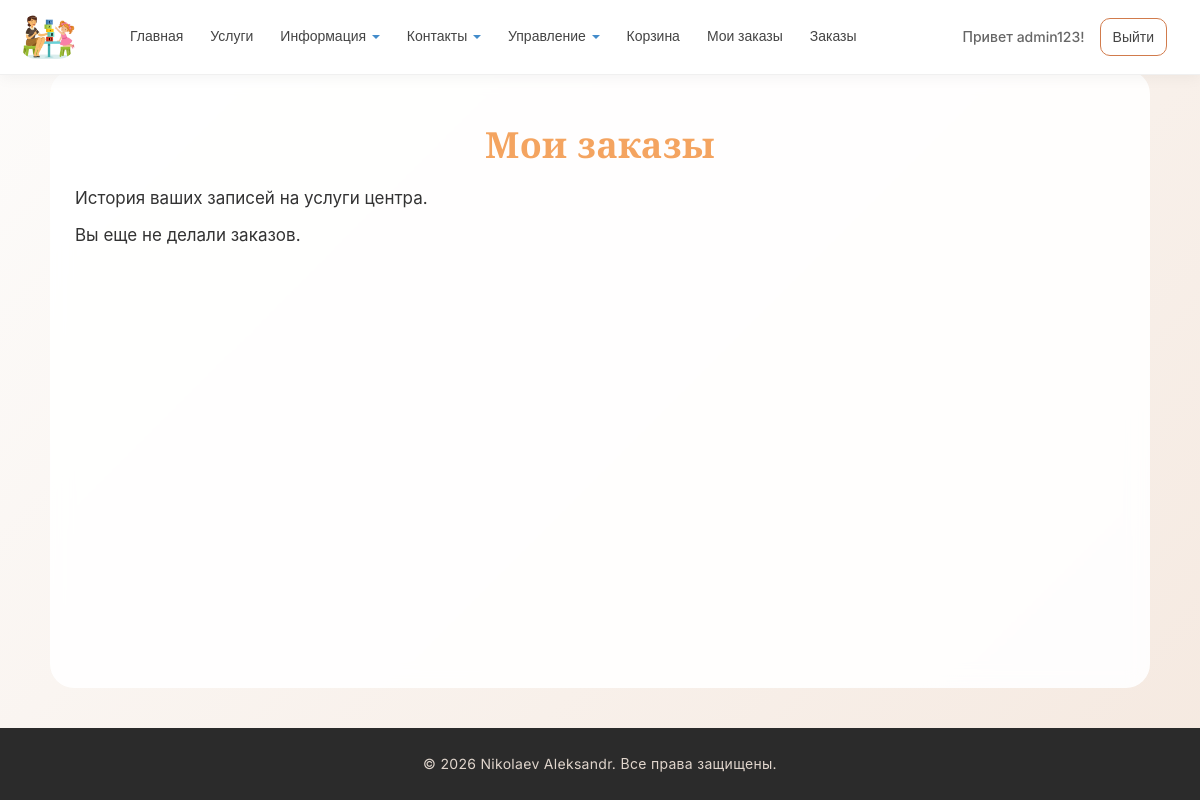
Before: /myorders/ (signed in) with the older database file.
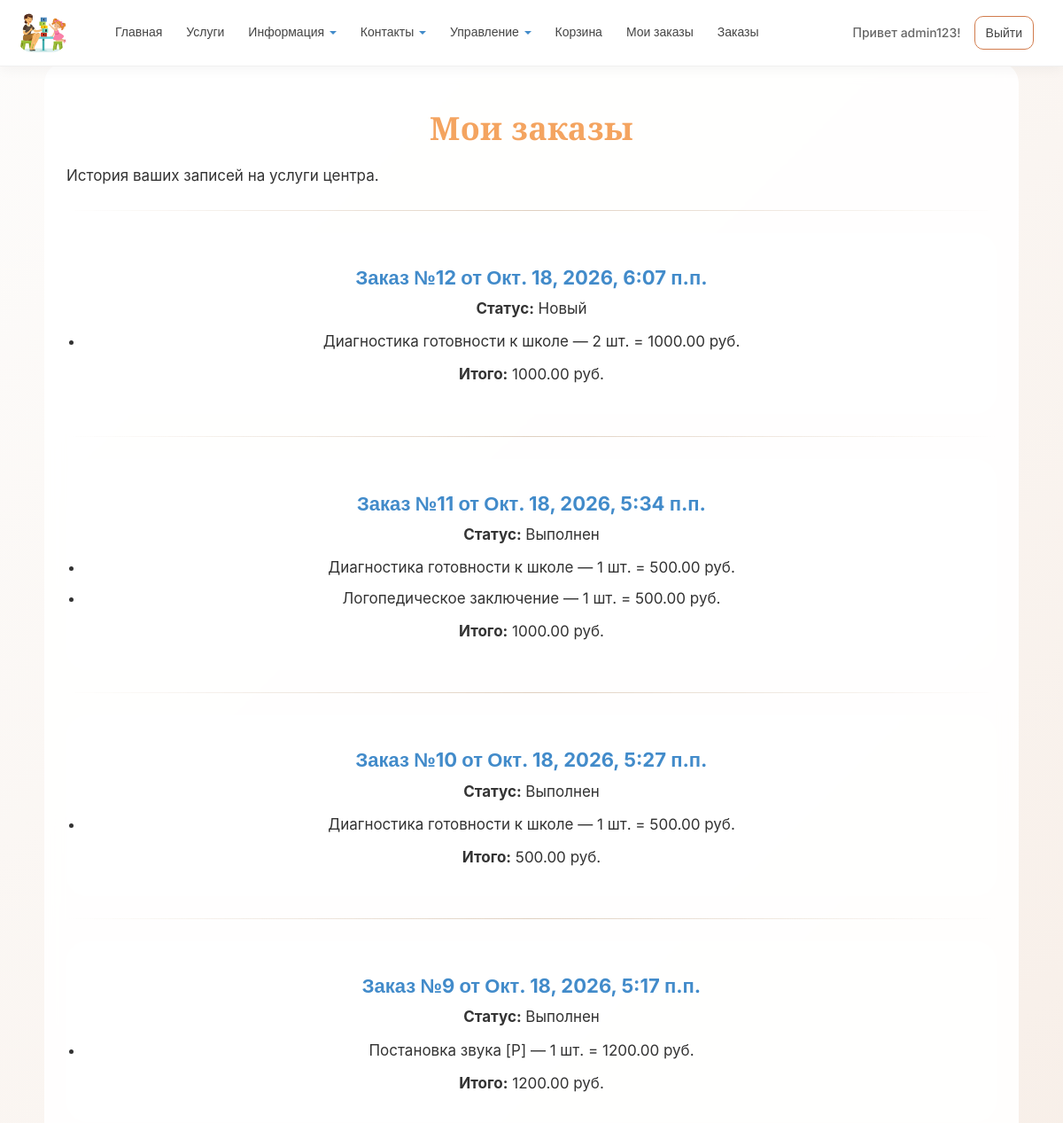
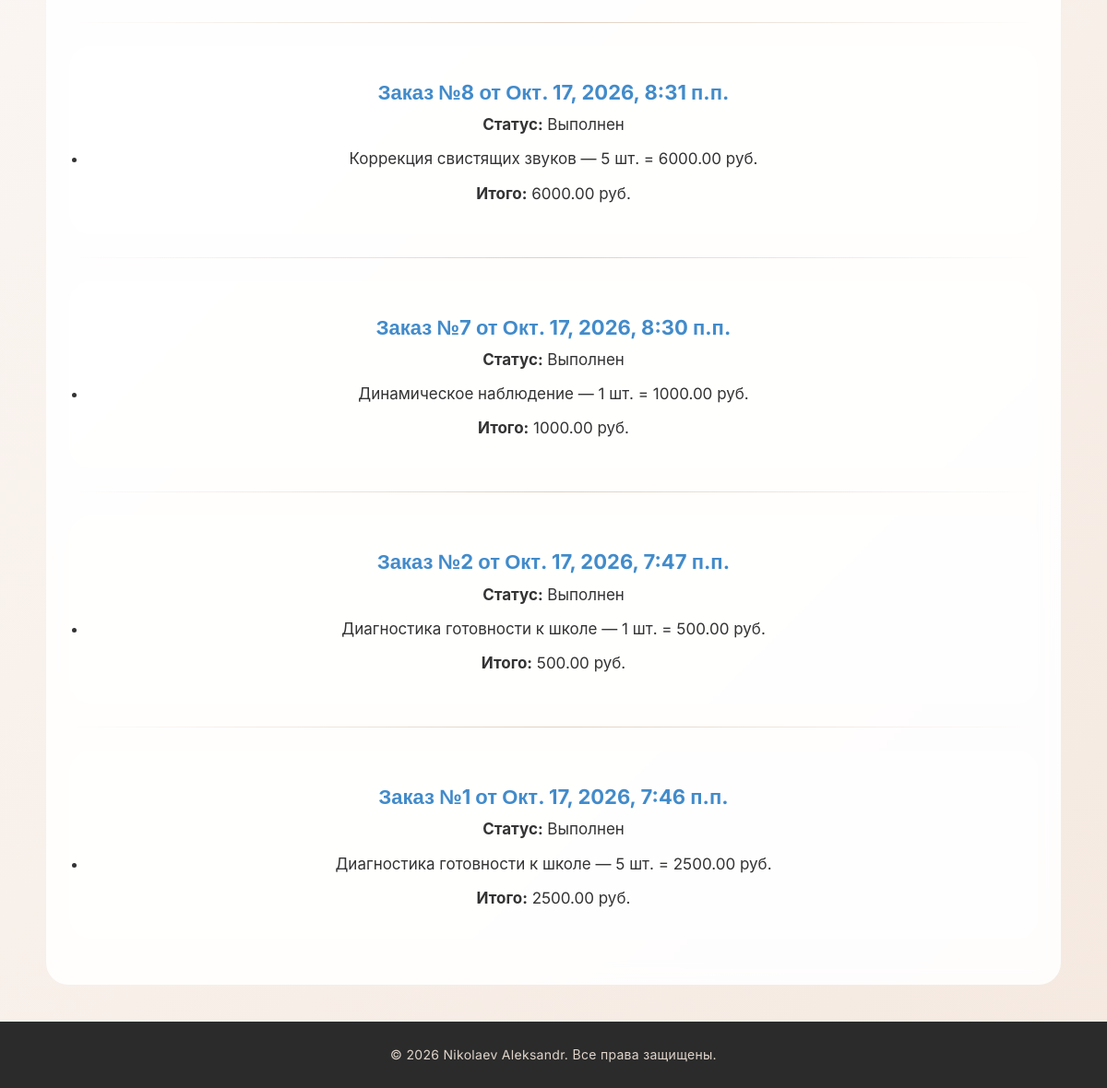
After: the same page with the newer database file (2 pictures, top to bottom).
### app/models.py (models this page shows, shortened)
class Order(models.Model):
    STATUS_CHOICES = (
        ('cart', 'Корзина'),
        ('new', 'Новый'),
        ('done', 'Выполнен'),
    )
    customer = models.ForeignKey(
        User, null=True, blank=True,
        on_delete=models.SET_NULL,
        verbose_name="Клиент"
    )
    date = models.DateTimeField(default=datetime.now, verbose_name="Дата создания")
    status = models.CharField(max_length=10, choices=STATUS_CHOICES,
                              default='cart', verbose_name="Статус")
    comment = models.TextField(blank=True, verbose_name="Комментарий к заказу")
    def total(self):
        return sum(item.subtotal() for item in self.orderitem_set.all())
    class Meta:
        verbose_name = "Заказ"
        verbose_name_plural = "Заказы"
        ordering = ["-date"]

class OrderItem(models.Model):
    order = models.ForeignKey(Order, on_delete=models.CASCADE, verbose_name="Заказ")
    service = models.ForeignKey(Service, on_delete=models.CASCADE, verbose_name="Услуга")
    quantity = models.PositiveIntegerField(default=1, verbose_name="Количество")
    def subtotal(self):
        price = self.service.price or 0
        return price * self.quantity
    class Meta:
        verbose_name = "Позиция заказа"
        verbose_name_plural = "Позиции заказа"

class Service(models.Model):
    category = models.ForeignKey(ServiceCategory, on_delete=models.CASCADE, verbose_name="Категория", related_name='services')
    name = models.CharField("Название услуги", max_length=100)
    short_description = models.TextField("Краткое описание")
    description = models.TextField("Полное описание")
    price = models.DecimalField(verbose_name="Цена", max_digits=10,decimal_places=2,blank=True, help_text="Можно оставить пустым, если услуга бесплатная",null=True)
    image = models.FileField(verbose_name = "Путь к картинке", blank=True)
    duration = models.CharField("Длительность", max_length=100, blank=True)
    age_group = models.CharField("Возрастная группа", max_length=100, blank = True)
    class Meta:
        verbose_name = "Услуга"
        verbose_name_plural = "Услуги"
        ordering = ['category','name']

### app/views.py (the view)
# urls.py: path('myorders/', views.my_orders, name='my_orders'),
@login_required
def my_orders(request):
    orders = Order.objects.filter(customer=request.user).exclude(status='cart')
    return render(request, 'app/cart/my_orders.html', {
        'orders': orders, 'year': datetime.now().year,
    })

### app/templates/app/cart/my_orders.html (shortened to what this page needs)
{% extends "app/layout.html" %}
{% block content %}
<h1 class="title">Мои заказы</h1>
<p class="description">История ваших записей на услуги центра.</p>
{% for order in orders %}
<hr />
<div class="info-block">
    <h2 class="subtitle">Заказ №{{ order.id }} от {{ order.date }}</h2>
    <p class="description"><b>Статус:</b> {{ order.get_status_display }}</p>
    <ul class="description">
        {% for item in order.orderitem_set.all %}
        <li>{{ item.service.name }} — {{ item.quantity }} шт. = {{ item.subtotal }} руб.</li>
        {% endfor %}
    </ul>
    <p class="description"><b>Итого:</b> {{ order.total }} руб.</p>
</div>
{% empty %}
<p class="description">Вы еще не делали заказов.</p>
{% endfor %}
{% endblock %}

Changed rows visible on the page:
added Order: id "12", date "Окт. 18, 2026, 6:07 п.п.", status "Новый", total "1000.00"
added OrderItem: service.name "Диагностика готовности к школе", quantity "2", subtotal "1000.00", shown under "12"
added Order: id "11", date "Окт. 18, 2026, 5:34 п.п.", status "Выполнен", total "1000.00"
added OrderItem: service.name "Диагностика готовности к школе", quantity "1", subtotal "500.00", shown under "11"
added OrderItem: service.name "Логопедическое заключение", quantity "1", subtotal "500.00", shown under "11"
added Order: id "10", date "Окт. 18, 2026, 5:27 п.п.", status "Выполнен", total "500.00"
added OrderItem: service.name "Диагностика готовности к школе", quantity "1", subtotal "500.00", shown under "10"
added Order: id "9", date "Окт. 18, 2026, 5:17 п.п.", status "Выполнен", total "1200.00"
added OrderItem: service.name "Постановка звука [Р]", quantity "1", subtotal "1200.00", shown under "9"
added Order: id "8", date "Окт. 17, 2026, 8:31 п.п.", status "Выполнен", total "6000.00"
added OrderItem: service.name "Коррекция свистящих звуков", quantity "5", subtotal "6000.00", shown under "8"
added Order: id "7", date "Окт. 17, 2026, 8:30 п.п.", status "Выполнен", total "1000.00"
added OrderItem: service.name "Динамическое наблюдение", quantity "1", subtotal "1000.00", shown under "7"
added Order: id "2", date "Окт. 17, 2026, 7:47 п.п.", status "Выполнен", total "500.00"
added OrderItem: service.name "Диагностика готовности к школе", quantity "1", subtotal "500.00", shown under "2"
added Order: id "1", date "Окт. 17, 2026, 7:46 п.п.", status "Выполнен", total "2500.00"
added OrderItem: service.name "Диагностика готовности к школе", quantity "5", subtotal "2500.00", shown under "1"
Other visible differences:
text no longer shown: "Вы еще не делали заказов."
